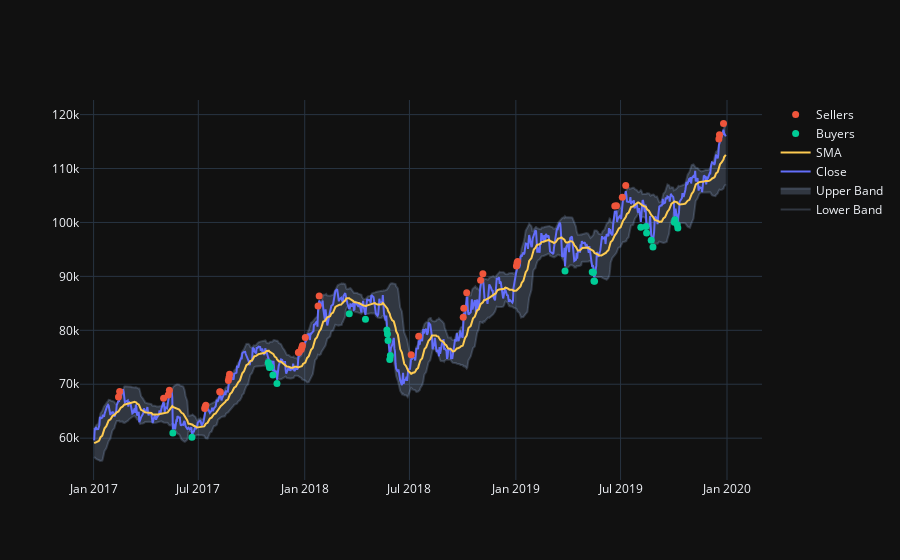

This figure's notebook cell:
### Markdown cell above
## Modelo Utilizando BB

### Code cell
import datetime as date
import matplotlib.pyplot as plt
import pandas as pd
import numpy as np
import yfinance as yf
import mplfinance as fplt
#Não consegui importar
from datetime import date

df = yf.download('^BVSP',start='2010-01-01',end = '2020-01-01')
periodo = 10
window = 20
desvio = 2

df['MAV'] = df['Close'].rolling(window).mean()
df['Desvio'] = df['Close'].rolling(window).std()
#Calculando Desvio Do medium.
df['Banda_Sup'] = df['MAV'] + (df['Desvio']*desvio)
df['Banda_Inf'] = df['MAV'] - (df['Desvio']*desvio)
df = df.loc['2017-01-01':'2022-01-01']
df = df.reset_index()
#Gerando Sinais
#Atribui um valor para todas as linhas da coluna 'Sinal_inf'. 
#Ver qual diferença entre .loc[:,'Sinal_inf] e ['Sinal_inf'] ao criar uma coluna
df.loc[:,'Sinal_Inf'] = np.where(df.loc[:,'Close'] < df.loc[:,'Banda_Inf']
                                     ,df.loc[:,'Close']*0.99
                                     ,np.nan)
df.loc[:,'Sinal_Sup'] = np.where(df.loc[:,'Close'] > df.loc[:,'Banda_Sup']
                                     ,df.loc[:,'Close']*1.01
                                     ,np.nan)
#print(ibov21.loc[:,('Close','Sinal_Inf','Sinal_Sup')])
#Agora que detectamos os sinais iremos ver como seria o retorno se vendessemos na Alta e comprassemos
# na baixa.
#Então se tivermos sinal da BB Inferior iremos Comprar e sinal da BB Superior iremos Vender.
df = df.fillna(0)
df['Compra'] = np.where(df['Sinal_Inf'] > 0,1,0)
df['Venda'] = np.where(df['Sinal_Sup'] > 0,1,0)
#Ver frequencia dos sinais de compra e Venda
#Calculando retorno
aux = 0
for i in range(len(df)):
    if df.loc[i,'Compra'] != 0 and aux == 0:
        comprado = df.loc[i,'Close']
        aux = 1
    elif df.loc[i,'Venda'] != 0 and aux == 1:
        venda_stk = df.loc[i,'Close']
        retorno = venda_stk/comprado - 1
        df.loc[i,'Retorno'] = float(retorno)
        aux = 0
df = df.fillna(0)
df.loc[:,'Retorno_Acumulado'] = df.loc[:,'Retorno'].cumsum()
plt.plot(df['Retorno_Acumulado'])
print('Relatório \n',
     'Anos:',periodo,'\n',
     'Rendimento total',df.loc[len(df)-1,'Retorno_Acumulado'],'\n',
     'Rendimento Average',df.loc[len(df)-1,'Retorno_Acumulado']/window,
     )
df = df.set_index('Date')

import plotly.io as pio
import plotly.graph_objects as go

def bb_plot(ibov21):
    # Plotting
    pio.templates.default = "plotly_dark"
    fig = go.Figure()
    fig.add_trace(go.Scatter(x=df.index, 
                             y=df['Banda_Inf'], 
                             name='Lower Band', 
                             line_color='rgba(173,204,255,0.2)'
                            ))
    fig.add_trace(go.Scatter(x=df.index, 
                             y=df['Banda_Sup'], 
                             name='Upper Band', 
                             fill='tonexty', 
                             fillcolor='rgba(173,204,255,0.2)', 
                             line_color='rgba(173,204,255,0.2)'
                            ))
    fig.add_trace(go.Scatter(x=df.index, 
                             y=df['Close'], 
                             name='Close', 
                             line_color='#636EFA'
                            ))
    fig.add_trace(go.Scatter(x=df.index, 
                             y=df['MAV'], 
                             name='SMA', 
                             line_color='#FECB52'
                            ))
    fig.add_trace(go.Scatter(x=df[df['Compra'] > 0]['Sinal_Inf'].index, 
                             y=df[df['Compra'] > 0]['Sinal_Inf'], 
                             name='Buyers', 
                             mode='markers',
                             marker=dict(
                                 color='#00CC96',
                                 size=7,
                                 )
                             ))
    fig.add_trace(go.Scatter(x=df[df['Venda'] > 0]['Sinal_Sup'].index, 
                             y=df[df['Venda'] > 0]['Sinal_Sup'], 
                             name='Sellers', 
                             mode='markers', 
                             marker=dict(
                                 color='#EF553B',
                                 size=7,
                                 )
                             ))
    fig.show()
bb_plot(df)

### Figure 1 — Plotly figure (JSON) as saved in the notebook; plotly's stock layout.template omitted (floating-point values rounded to 4 significant figures; data arrays with more than 128 entries replaced by an {"elided": "..."} marker saying what was removed)
{"data": [{"line": {"color": "rgba(173,204,255,0.2)"}, "name": "Lower Band", "type": "scatter", "x": {"elided": "740 str values"}, "y": {"elided": "740 float values"}}, {"fill": "tonexty", "fillcolor": "rgba(173,204,255,0.2)", "line": {"color": "rgba(173,204,255,0.2)"}, "name": "Upper Band", "type": "scatter", "x": {"elided": "740 str values"}, "y": {"elided": "740 float values"}}, {"line": {"color": "#636EFA"}, "name": "Close", "type": "scatter", "x": {"elided": "740 str values"}, "y": {"elided": "740 int values"}}, {"line": {"color": "#FECB52"}, "name": "SMA", "type": "scatter", "x": {"elided": "740 str values"}, "y": {"elided": "740 float values"}}, {"marker": {"color": "#00CC96", "size": 7}, "mode": "markers", "name": "Buyers", "type": "scatter", "x": ["2017-05-18T00:00:00", "2017-06-20T00:00:00", "2017-10-30T00:00:00", "2017-10-31T00:00:00", "2017-11-01T00:00:00", "2017-11-03T00:00:00", "2017-11-07T00:00:00", "2017-11-14T00:00:00", "2018-03-19T00:00:00", "2018-04-16T00:00:00", "2018-05-23T00:00:00", "2018-05-24T00:00:00", "2018-05-25T00:00:00", "2018-05-28T00:00:00", "2018-05-29T00:00:00", "2019-03-27T00:00:00", "2019-05-13T00:00:00", "2019-05-15T00:00:00", "2019-05-16T00:00:00", "2019-05-17T00:00:00", "2019-08-05T00:00:00", "2019-08-14T00:00:00", "2019-08-15T00:00:00", "2019-08-23T00:00:00", "2019-08-26T00:00:00", "2019-10-02T00:00:00", "2019-10-03T00:00:00", "2019-10-07T00:00:00", "2019-10-08T00:00:00"], "y": [60980.0, 60160.0, 74052, 73560.0, 73090.0, 73180.0, 71690.0, 70120.0, 83070.0, 82030.0, 80060.0, 79320.0, 78110.0, 74600.0, 75310.0, 90980.0, 90810.0, 90710.0, 89120.0, 89090.0, 99100.0, 99260.0, 98070.0, 96690.0, 95470.0, 100000.0, 100500.0, 99570.0, 98980.0]}, {"marker": {"color": "#EF553B", "size": 7}, "mode": "markers", "name": "Sellers", "type": "scatter", "x": ["2017-02-13T00:00:00", "2017-02-15T00:00:00", "2017-05-02T00:00:00", "2017-05-10T00:00:00", "2017-05-12T00:00:00", "2017-07-12T00:00:00", "2017-07-13T00:00:00", "2017-07-14T00:00:00", "2017-08-07T00:00:00", "2017-08-08T00:00:00", "2017-08-22T00:00:00", "2017-08-23T00:00:00", "2017-08-24T00:00:00", "2017-12-21T00:00:00", "2017-12-22T00:00:00", "2017-12-26T00:00:00", "2017-12-27T00:00:00", "2017-12-28T00:00:00", "2018-01-02T00:00:00", "2018-01-24T00:00:00", "2018-01-26T00:00:00", "2018-07-04T00:00:00", "2018-07-17T00:00:00", "2018-10-02T00:00:00", "2018-10-03T00:00:00", "2018-10-08T00:00:00", "2018-11-01T00:00:00", "2018-11-05T00:00:00", "2019-01-02T00:00:00", "2019-01-03T00:00:00", "2019-01-04T00:00:00", "2019-06-21T00:00:00", "2019-06-24T00:00:00", "2019-07-04T00:00:00", "2019-07-10T00:00:00", "2019-12-18T00:00:00", "2019-12-19T00:00:00", "2019-12-26T00:00:00"], "y": [67640.0, 68660.0, 67390.0, 68020.0, 68900.0, 65480.0, 65830.0, 66090.0, 68620.0, 68580.0, 70710.0, 71180.0, 71840.0, 75880.0, 75940.0, 76440.0, 76830.0, 77170.0, 78670.0, 84520.0, 86390.0, 75490.0, 78910.0, 82430.0, 84110.0, 86940.0, 89300.0, 90490.0, 91920.0, 92480.0, 92760.0, 103000.0, 103100.0, 104700.0, 106900.0, 115500.0, 116300.0, 118400.0]}], "layout": {}}
